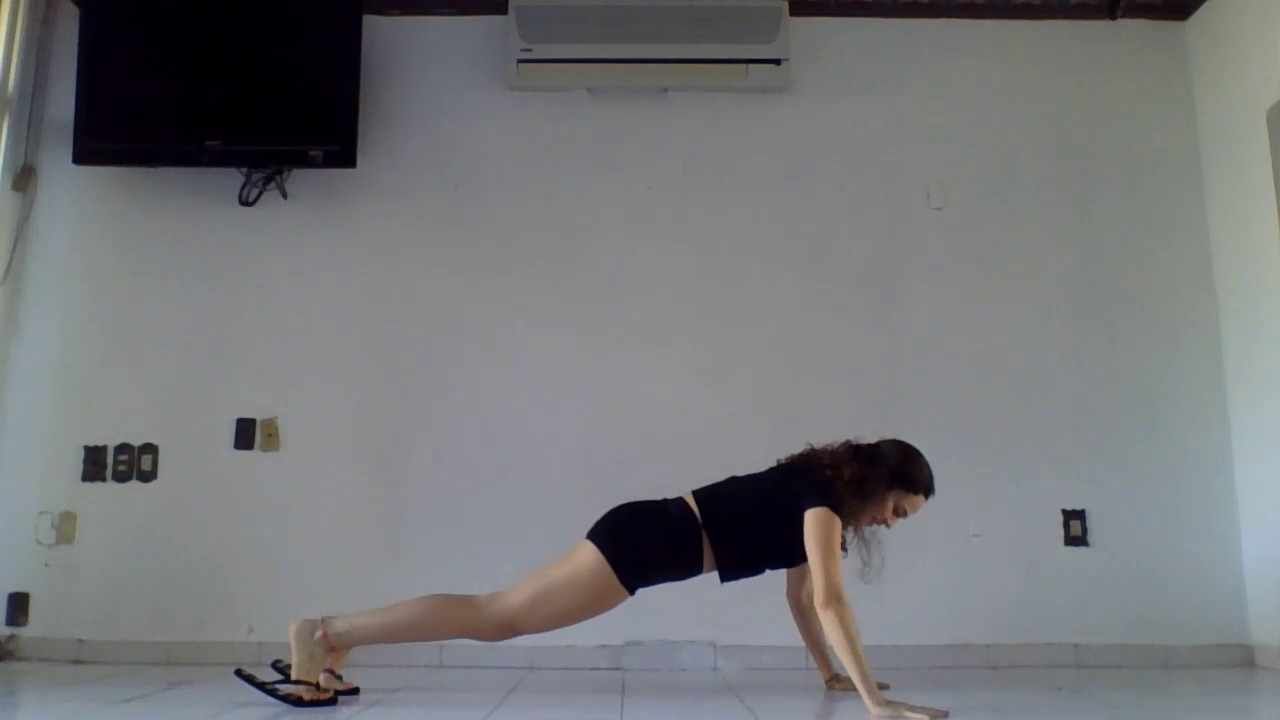
#> input picture frame 5 of Proyecto Final/videos/Ale Lagartijas.mp4, 1280 x 720 px
$ python home.py   (older library calls are emulated)
#> lines starting #> are read from the running program, lines starting #| are printed output that depends on the picture; after the words box and inside, x2 and y2 are one past the last pixel; in counts of white or black regions, pixels touching at a corner belong together
### Proyecto Final/postura.py
import cv2
import numpy as np

class Postura():

    def __init__(self, img, orig):
        self.img = img
        self.orginal = orig
        self.hu = self.momentosHU(img)
        self.nombre = ""
        self.y = float(np.random.randint(0, 4))

    def area(self, img):
        mayor = cv2.__version__.split('.')[0]
        if mayor == '3':  #encuentra los contornos
            _, contours, _ = cv2.findContours(img, cv2.RETR_TREE, cv2.CHAIN_APPROX_NONE)
        else:
            contours, _ = cv2.findContours(img, cv2.RETR_TREE, cv2.CHAIN_APPROX_NONE)

        areas = []
        for c in contours:
            areas.append(cv2.contourArea(c))  #calcula el área de los contornos

        #ordena el arreglo de áreas por tamaño
        sorted_areas = sorted(zip(areas, contours), key=lambda x: x[0], reverse=True)

        x, y, w, h = cv2.boundingRect(sorted_areas[1][1])

        if w < 190 and h < 590:  #compara para saber si regresar el primer área más grande o el segundo
            return sorted_areas[0][1]
        else:
            return sorted_areas[1][1]

    def momentosHU(self, img):  #imagen ya en grayscale
        _,im = cv2.threshold(img, 32, 255, cv2.THRESH_BINARY_INV)
        contours = self.area(im)

        cv2.drawContours(self.orginal, contours, -1, (0, 255, 0), 2)

        cv2.imshow("Mask", im)  #binarizado
        cv2.imshow("Frame", self.orginal)  #contornos
        moment = cv2.moments(contours) #calcula momentos
        huMoments = cv2.HuMoments(moment) #calcula momentos de hu
        #print(huMoments)
        #self.hu = huMoments
        return huMoments

    def setName(self, nombre):
        self.nombre = nombre


####################################################


class Momentos():

    def __init__(self, nom, hu, y):
        self.nom = nom
        self.hu = [hu]
        self.y = [y]

    def momentoshu(self, hu, y):
        self.hu.append(hu)
        self.y.append(y)

    # [5 lines left out: function printmomentos, not called in this run]

### Proyecto Final/home.py
import cv2
import numpy as np
from postura import Postura
from postura import Momentos
import nn_trainer as nnt


def guardar_archivo(file, frames, y):
    if file and frames:
        pos = frames.pop()
        file.write(str(pos.nombre) + " " + str(pos.hu[0][0]) + " " + str(pos.hu[1][0]) + " " + str(pos.hu[2][0]) + " " + str(pos.hu[3][0]) + " " + str(pos.hu[4][0]) + " " + str(pos.hu[5][0]) + " " + str(pos.hu[6][0]) + " " + str(y) + '\n')
        guardar_archivo(file, frames, y)

# [26 lines left out: function leer_archivo, not called in this run]

def main():
    # Create a VideoCapture object
    #cap = cv2.VideoCapture(0)
    cap = cv2.VideoCapture("videos/Ale Lagartijas.mp4")
    n = 0

    # Check if camera opened successfully
    if (cap.isOpened() == False):
        print("Unable to read camera feed")


    frames = []
    frames_hu = []
    y = []

    while (True):
        ret, frame = cap.read()
#> frame is the input picture: shape (720, 1280, 3); mean B, G, R 120.5, 118.3, 116.8
        n+=1
        if ret == True:

            # Display the resulting frame
            #cv2.imshow('frame', frame)

            # Read display in gs
            im = cv2.cvtColor(frame, cv2.COLOR_BGR2GRAY)
            bg = cv2.imread("images/fondo.jpg", cv2.IMREAD_GRAYSCALE)
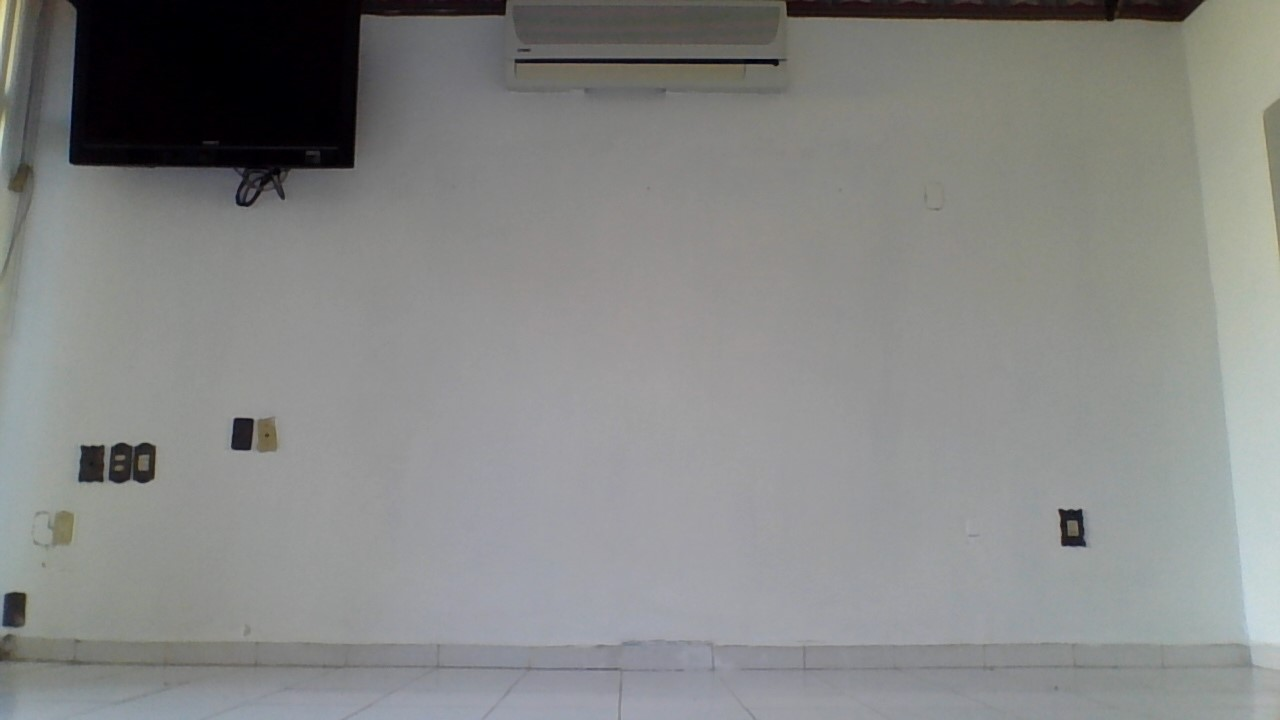
#> input picture Proyecto Final/images/fondo.jpg, 1280 x 720 px

            blurred_im = cv2.GaussianBlur(im, (5, 5), 1)
            blurred_bg = cv2.GaussianBlur(bg, (5, 5), 1)

            bim = cv2.bilateralFilter(im, 9, 75, 75)
            bbg = cv2.bilateralFilter(bg, 9, 75, 75)

            #dif = cv2.absdiff(bg, im)
            dif = cv2.absdiff(bbg, blurred_im)
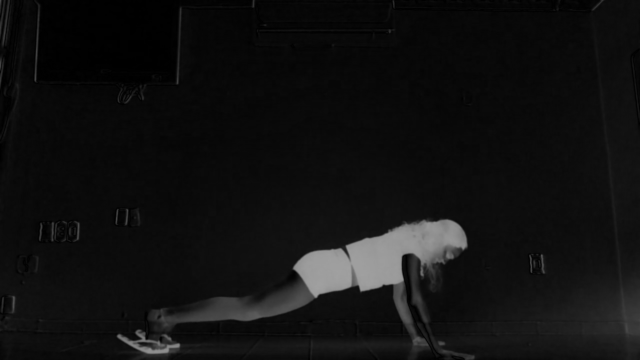
#> dif: shape (720, 1280) (shown at 1/2 size); min 0, max 161, mean 17
            pos = Postura(dif, frame)
#> in momentosHU, `_,im = cv2.threshold(img, 32, 255, cv2.THRESH_BINARY_INV)`:
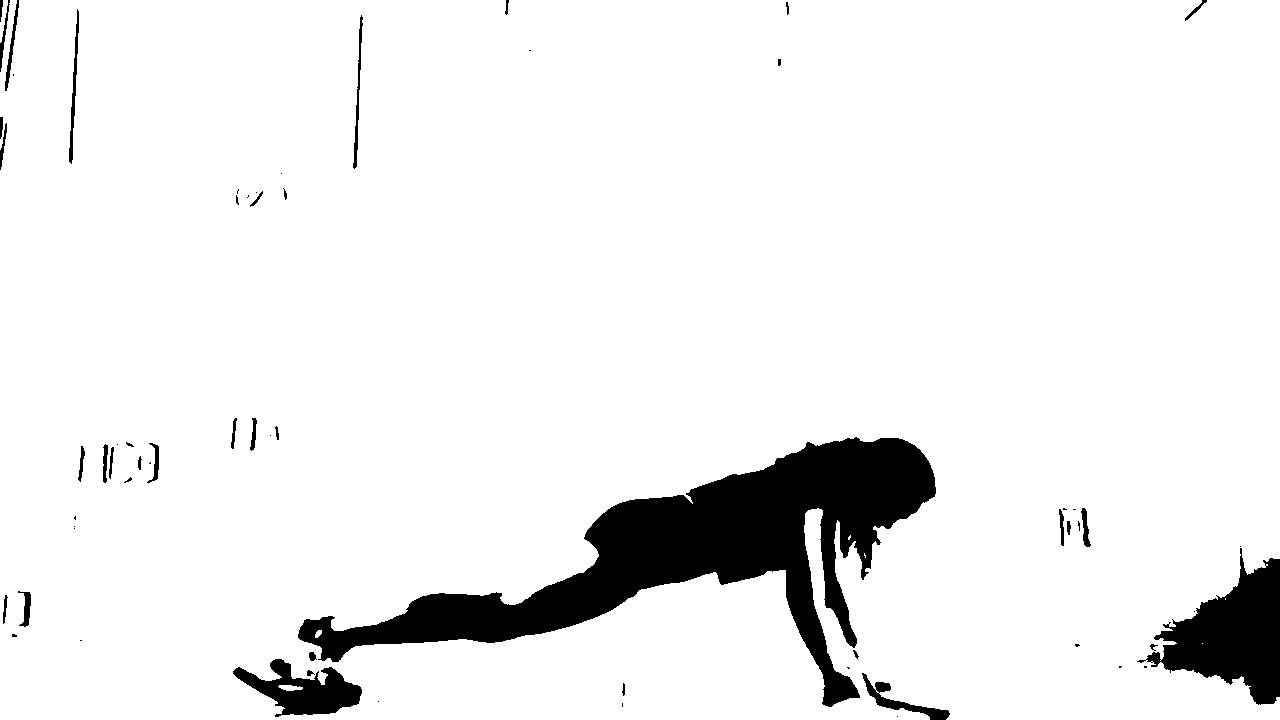
#> im: shape (720, 1280); 92.8% white; 64 black regions (29 under 20 px)
#> in area, `contours, _ = cv2.findContours(img, cv2.RETR_TREE, cv2.CHAIN_APPROX_NO..`: contours = 75 contours, 39 with area under 20; largest, box (x1, y1, x2, y2) and area: (0, 0, 1280, 720) 906916, (297, 436, 937, 708) 49198, (232, 658, 363, 718) 3910, (68, 8, 80, 165) 616, (352, 14, 364, 170) 558
#> the loop in area, `for c in contours:` made 75 passes
#> c on passes 1, 2, 4, 6, 9, 16, 27, 28: [[1202, 643]], [[1225, 598], [1225, 599]], [[896, 716], [897, 715], [898, 716], [897, 717]], [[377, 701], [378, 700], [379, 701], [378, 702]], [[313, 674], [314, 673], [315, 674], [314, 675]], [[315, 659], [316, 658], [317, 659], [316, 660]], [[1171, 619], [1172, 618], [1173, 619], [1172, 620]], [[1193, 611], [1194, 610], [1195, 611], [1194, 612]]
#> after the loop in area, `for c in contours:`: areas = 75 values, max 906916.5 at index 2, min 0 at index 0, mean 12854.9
#> in area, `sorted_areas = sorted(zip(areas, contours), key=lambda x: x[0], revers..`: sorted_areas = 75 items
#> in area, `x, y, w, h = cv2.boundingRect(sorted_areas[1][1])`: x = 297; y = 436; w = 640; h = 272
#> in momentosHU, `contours = self.area(im)`: contours = contour of 2195 points, box (x1, y1, x2, y2) (297, 436, 937, 708), area 49198
#> in momentosHU, `cv2.drawContours(self.orginal, contours, -1, (0, 255, 0), 2)`:
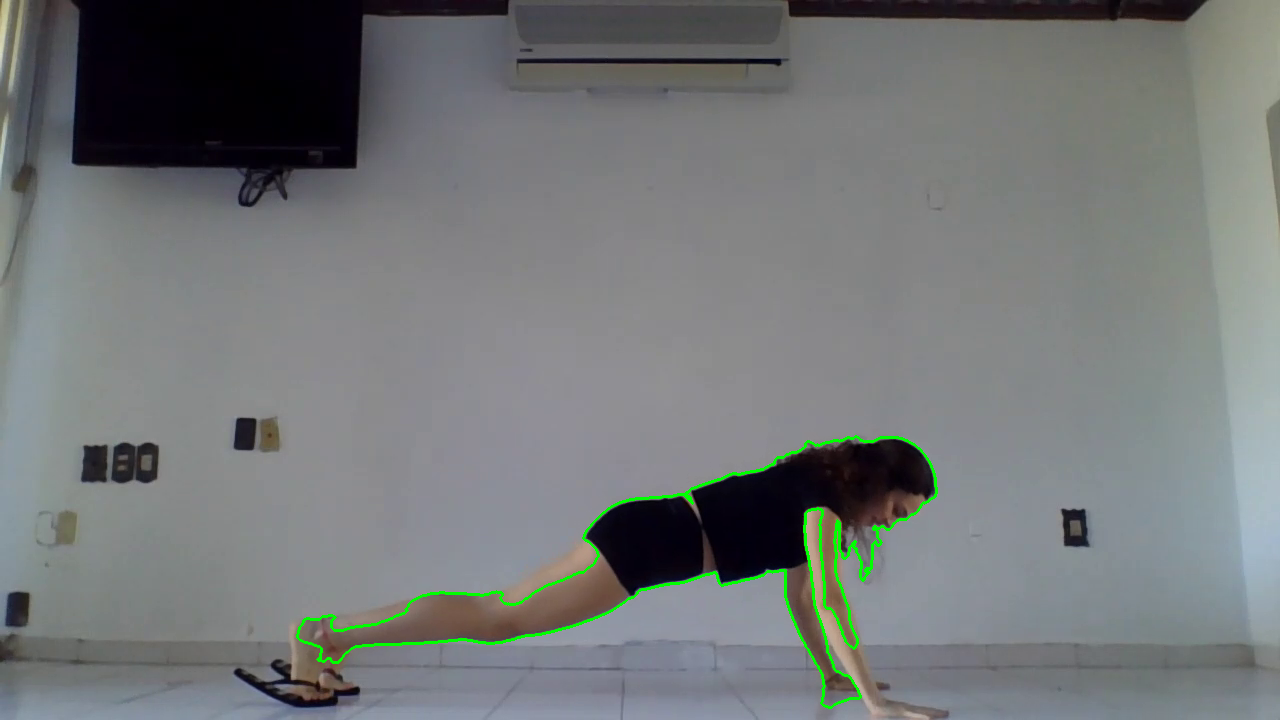
#> self.orginal: shape (720, 1280, 3); 0.71% of pixels changed, all inside (x1, y1, x2, y2) = (296, 435, 938, 709)
#> in momentosHU, `moment = cv2.moments(contours)`: moment = moments, m00 49198.5, centre m10/m00, m01/m00 = (696.6, 551.8)
#> in momentosHU, `huMoments = cv2.HuMoments(moment)`: huMoments = [0.568, 0.236, 0.0954, 0.0608, 0.00456, 0.0295, 0.000773]
#> in __init__, `self.hu = self.momentosHU(img)`: self.hu has the same summary as huMoments in momentosHU
            print(len(frames_hu))
            for i in range(len(frames_hu)):
                if frames_hu[i]:
                    #print(frames_hu[i].hu, frames_hu[i].y)
                    print("for trainning: ", n)
                    #texto = nnt.trainning(frames_hu[i], pos)  #  for en el que cambie de parado->sentadilla->etc

            y = 4.

            #pos.setName(texto)
            pos.setName("Lagartijas")
            pos_hu = Momentos(pos.nombre, pos.hu, y)
#> in __init__, `self.hu = [hu]`: self.hu = [[0.568, 0.236, 0.0954, 0.0608, 0.00456, 0.0295, 0.000773]]

            frames.append(pos)
            frames_hu.append(pos_hu)


            #'q' para detener el video
            if cv2.waitKey(1) & 0xFF == ord('q'):
#> (key q is pressed here)
                break

            #fin del while
        else:
            break

        #termina el video


    file_c = open("database.txt", "a+")
    guardar_archivo(file_c, frames, y)

    #file_o.close()
    file_c.close()
    cap.release()

    #cierra la ventana
    cv2.destroyAllWindows()
    print(n)


if __name__ == "__main__":
    main()

$ run again, starting later in the video
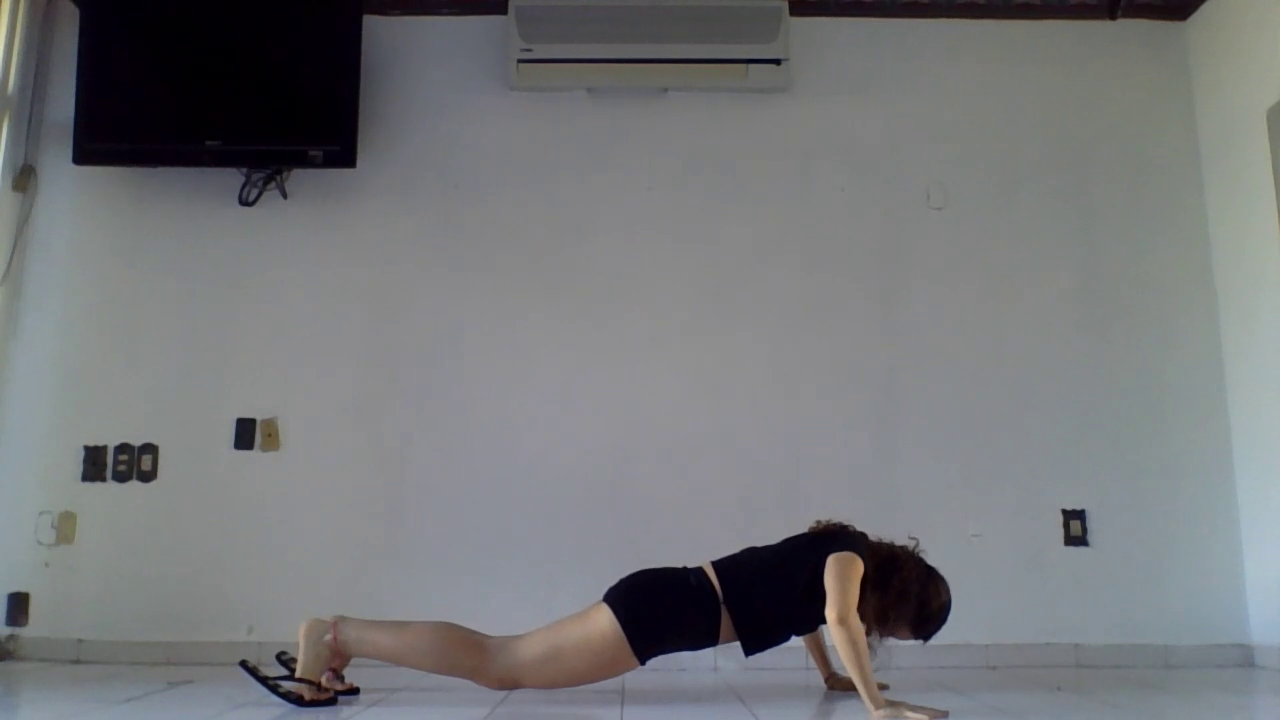
#> input picture frame 26 of Proyecto Final/videos/Ale Lagartijas.mp4, 1280 x 720 px
#> in main, frame is the input picture: shape (720, 1280, 3); mean B, G, R 121.1, 118.7, 117.1
#> in momentosHU, `_,im = cv2.threshold(img, 32, 255, cv2.THRESH_BINARY_INV)`:
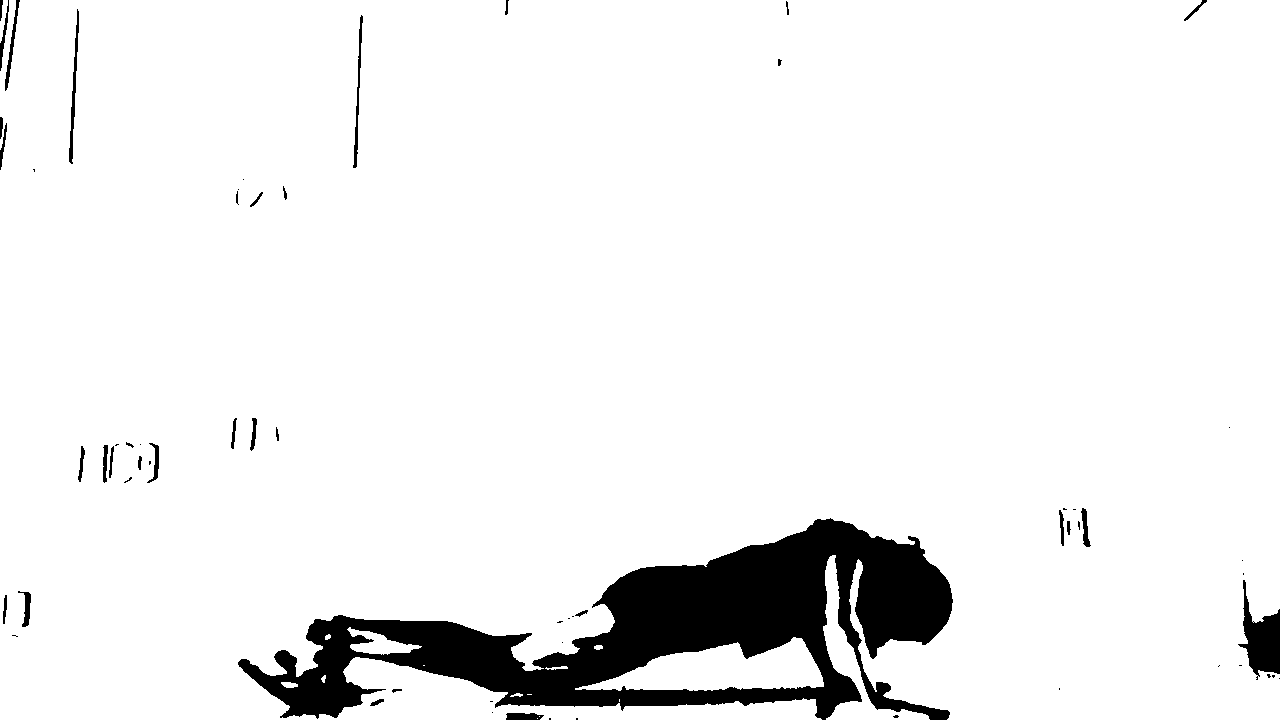
#> im: shape (720, 1280); 93.2% white; 63 black regions (29 under 20 px)
#> in area, `contours, _ = cv2.findContours(img, cv2.RETR_TREE, cv2.CHAIN_APPROX_NO..`: contours = 71 contours, 37 with area under 20; largest, box (x1, y1, x2, y2) and area: (0, 0, 1280, 720) 846140, (575, 637, 824, 691) 7262, (823, 555, 930, 720) 3194, (347, 627, 422, 655) 828, (68, 8, 80, 165) 612
#> the loop in area, `for c in contours:` made 71 passes
#> c on passes 1, 2, 3, 9, 17, 25, 27, 28: [[537, 718]], [[539, 716]], [[619, 699], [619, 700], [619, 701], [619, 700]], [[423, 665], [424, 665]], [[491, 712], [492, 711], [493, 712], [492, 713]], [[1217, 666], [1218, 665], [1219, 666], [1218, 667]], [[1218, 665], [1219, 664], [1220, 665], [1219, 666]], [[561, 642], [562, 641], [563, 642], [562, 643]]
#> after the loop in area, `for c in contours:`: areas = 71 values, max 846140.5 at index 15, min 0 at index 0, mean 12131.2
#> sorted_areas = 71 items
#> x = 575; y = 637; w = 249; h = 54
#> in momentosHU, `contours = self.area(im)`: contours = contour of 538 points, box (x1, y1, x2, y2) (575, 637, 824, 691), area 7262
#> in momentosHU, `cv2.drawContours(self.orginal, contours, -1, (0, 255, 0), 2)`:
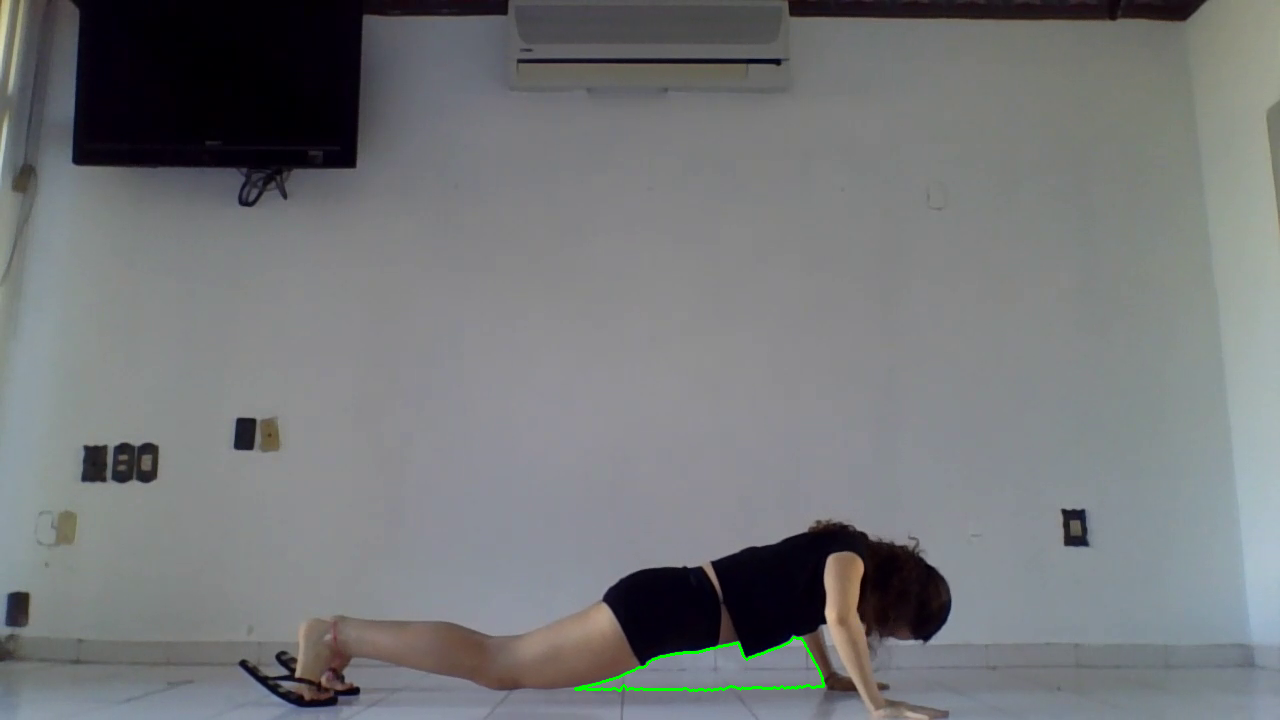
#> self.orginal: shape (720, 1280, 3); 0.17% of pixels changed, all inside (x1, y1, x2, y2) = (574, 636, 825, 692)
#> moment = moments, m00 7262, centre m10/m00, m01/m00 = (723.5, 670.1)
#> huMoments = [0.475, 0.194, 0.00778, 0.00479, 2.91e-05, 0.002, 2.06e-06]
#> in __init__, `self.hu = self.momentosHU(img)`: self.hu has the same summary as huMoments in momentosHU
#> in __init__, `self.hu = [hu]`: self.hu = [[0.475, 0.194, 0.00778, 0.00479, 2.91e-05, 0.002, 2.06e-06]]
